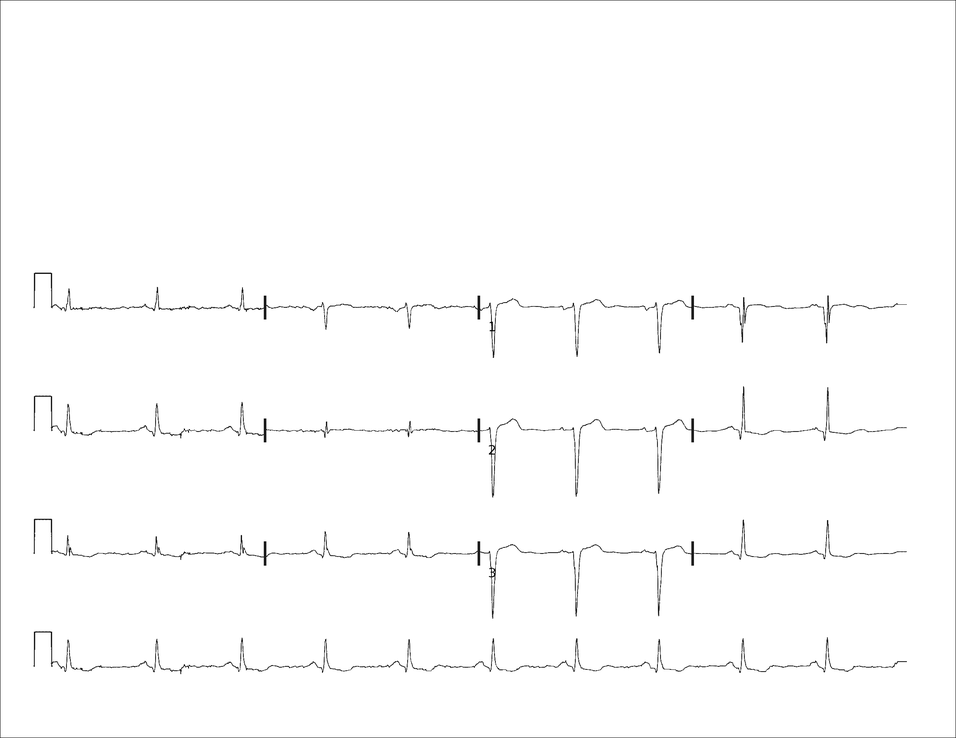
#> input picture outputs/no_text.png, 956 x 738 px, shrunk from 2200 x 1700 before the run
$ python find_rows.py
#> lines starting #> are read from the running program, lines starting #| are printed output that depends on the picture; after the words box and inside, x2 and y2 are one past the last pixel; in counts of white or black regions, pixels touching at a corner belong together
import cv2, numpy as np, json, matplotlib.pyplot as plt

img = cv2.imread("outputs/no_text.png")
#> img is the input picture: shape (738, 956, 3); min 0, max 255, mean 252.4
gray = cv2.cvtColor(img, cv2.COLOR_BGR2GRAY)
h, w = gray.shape
#> h = 738; w = 956

# count dark pixels in each row of the cropped area
TOP = 10
BOT = h - 10
#> BOT = 728
LEFT = 10
RIGHT = w - 10
#> RIGHT = 946
cropped = gray[TOP:BOT, LEFT:RIGHT] < 128
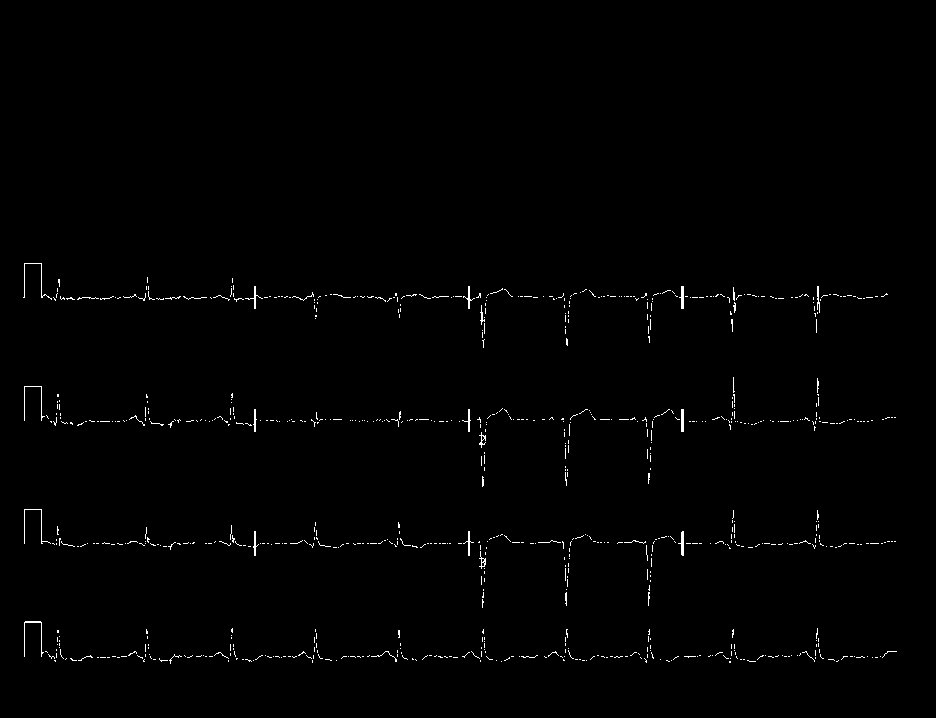
#> cropped: shape (718, 936) bool; 0.76% white in thin lines or dots, all inside (x1, y1, x2, y2) = (23, 263, 897, 664)
row_sum = cropped.sum(axis=1)
#> row_sum = 718 values, max 208 at index 543, min 0 at index 0, mean 7.09

# rows with signal have counts > 0, gaps between rows are zero
# find where it switches from zero to non-zero = row boundaries
active = row_sum > 0
changes = np.diff(active.astype(int))
#> changes = 717 values, max 1 at index 262, min -1 at index 347, mean 0
starts = np.where(changes == 1)[0] + 1
#> starts = [263, 377, 472, 509, 592, 621]
ends = np.where(changes == -1)[0] + 1
#> ends = [348, 471, 487, 591, 608, 664]
if active[0]: starts = np.insert(starts, 0, 0)
if active[-1]: ends = np.append(ends, len(active))

bands = list(zip((starts + TOP).tolist(), (ends + TOP).tolist()))
#> bands = [(273, 358), (387, 481), (482, 497), (519, 601), (602, 618), (631, 674)]

for i, (y1, y2) in enumerate(bands):
    print(f"  Row {i}: y={y1}-{y2} ({y2-y1}px)")
#> this loop made 6 passes
#|   Row 0: y=273-358 (85px)
#|   Row 1: y=387-481 (94px)
#|   Row 2: y=482-497 (15px)
#|   Row 3: y=519-601 (82px)
#|   Row 4: y=602-618 (16px)
#|   Row 5: y=631-674 (43px)

# save to config
config = json.load(open("outputs/config.json"))
#> (reads outputs/config.json from the repository)
config.update({"bands": bands, "left": LEFT, "right": RIGHT})
json.dump(config, open("outputs/config.json", "w"), indent=2)

# --- vis ---

# (a) horizontal projection — 4 bumps = 4 rows
fig, (a1, a2) = plt.subplots(1, 2, figsize=(16, 8),
    gridspec_kw={"width_ratios": [1, 4]})
y_pos = np.arange(TOP, BOT)
#> y_pos = 718 values from 10 to 727
a1.plot(row_sum, y_pos, color="black", lw=0.5)
a1.invert_yaxis(); a1.set_xlabel("dark px count"); a1.set_ylabel("y")
a1.set_title("Projection")
a2.imshow(cv2.cvtColor(img[TOP:BOT, LEFT:RIGHT], cv2.COLOR_BGR2RGB))
a2.axis("off"); a2.set_title("Cropped area")
fig.savefig("outputs/step4a_projection.png", dpi=120); plt.close()
#> after `fig.savefig('outputs/step4a_projection.png', dpi=120)`:
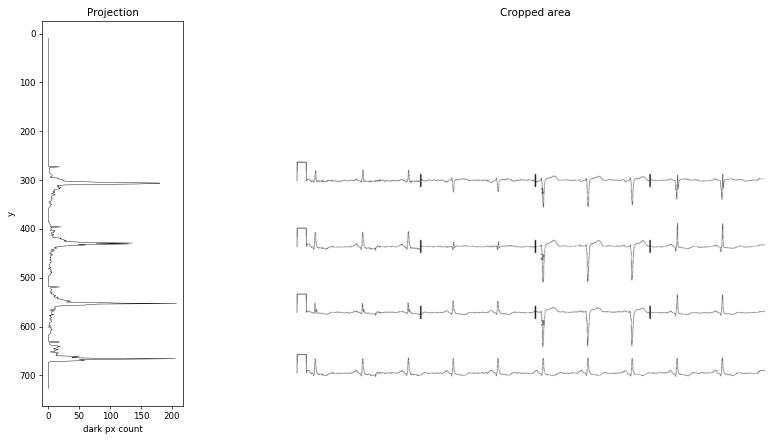
#> figure drawn by matplotlib, 2 panels

# (b) show full image with split lines
fig, ax = plt.subplots(figsize=(14, 10))
ax.imshow(cv2.cvtColor(img, cv2.COLOR_BGR2RGB))
colors = ["red", "blue", "green", "orange"]
for i, (y1, y2) in enumerate(bands):
    c = colors[i % len(colors)]
    ax.axhline(y1, color=c, lw=1.5)
    ax.axhline(y2, color=c, lw=1.5, ls="--")
    ax.text(RIGHT + 5, (y1+y2)//2, f"Row {i}", color=c, fontsize=10, fontweight="bold")
#> this loop made 6 passes
ax.axis("off")
ax.set_title(f"Found {len(bands)} rows")
fig.savefig("outputs/step4b_rows.png", dpi=120); plt.close()
#> after `fig.savefig('outputs/step4b_rows.png', dpi=120)`:
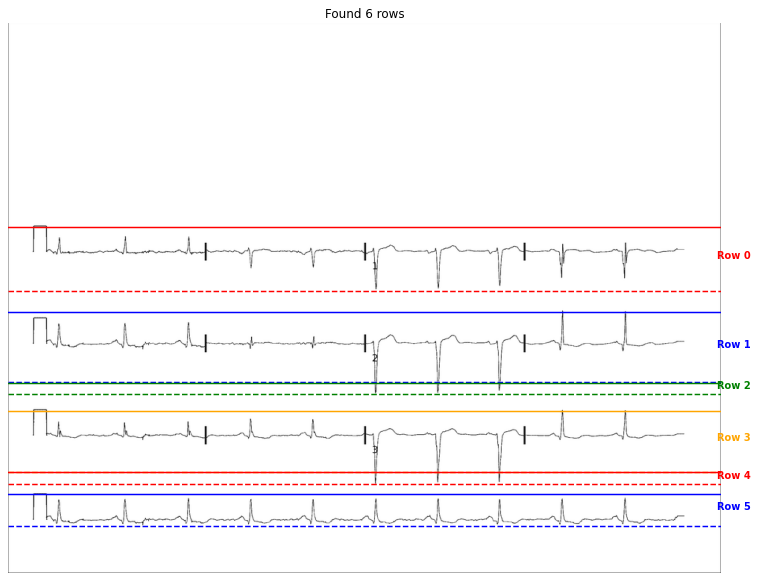
#> figure drawn by matplotlib, 1 panel
